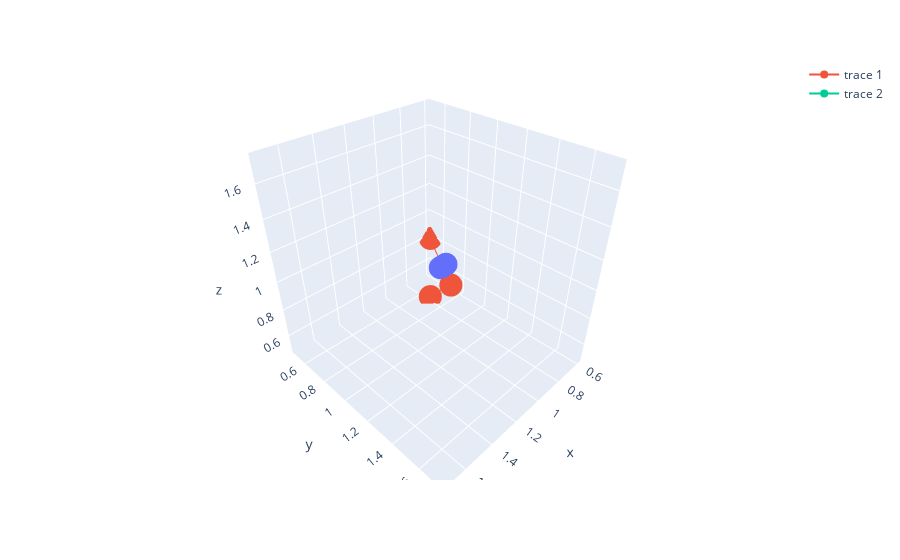

The cell this chart's notebook holds for it:
### Code cell
#test_dtzl2("mean")
#test_dtzl2("maxmin")
#test_dtzl2("maxmin_cones")
problem = dtlz2(10,3)
all_resp = solve_prob(problem, "maxmin")
visu(problem, all_resp)

### Figure 1 — Plotly figure (JSON) as saved in the notebook; plotly's stock layout.template omitted (floating-point values rounded to 4 significant figures)
{"data": [{"hovertemplate": "x=%{x}<br>y=%{y}<br>z=%{z}<extra></extra>", "legendgroup": "", "marker": {"color": "#636efa", "symbol": "circle"}, "mode": "markers", "name": "", "scene": "scene", "showlegend": false, "type": "scatter3d", "x": [1.722, 1.444, 1.166, 0.8875, 0.6094], "y": [1.722, 1.444, 1.166, 0.8876, 0.6095], "z": [1.721, 1.443, 1.164, 0.8851, 0.6064]}, {"type": "scatter3d", "x": [0.8, 0.7, 0.6], "y": [0.7, 0.8, 0.5], "z": [0.5, 0.6, 0.8]}, {"type": "scatter3d", "x": [[[2.0, 2.0, 2.0]]], "y": [[]], "z": [[]]}], "layout": {"legend": {"tracegroupgap": 0}, "margin": {"t": 60}, "scene": {"domain": {"x": [0, 1], "y": [0, 1]}, "xaxis": {"title": {"text": "x"}}, "yaxis": {"title": {"text": "y"}}, "zaxis": {"title": {"text": "z"}}}}}
